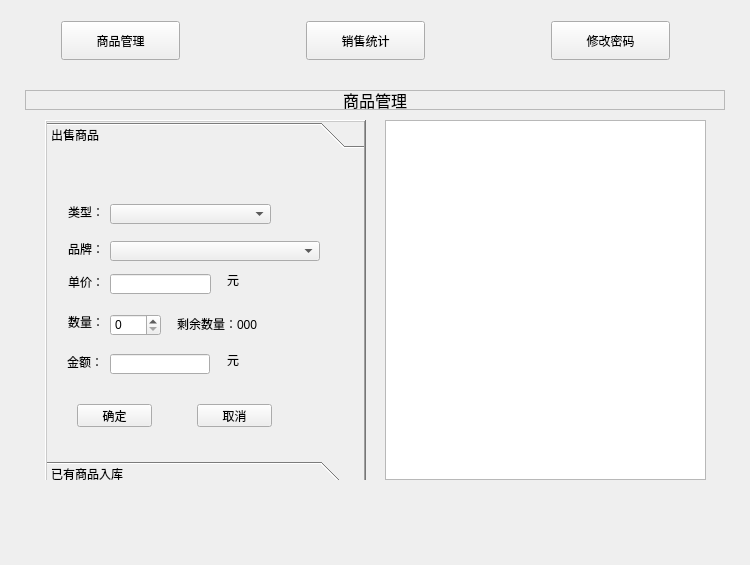
<?xml version="1.0" encoding="UTF-8"?>
<ui version="4.0">
 <class>Widget</class>
 <widget class="QWidget" name="Widget">
  <property name="geometry">
   <rect>
    <x>0</x>
    <y>0</y>
    <width>750</width>
    <height>565</height>
   </rect>
  </property>
  <property name="windowTitle">
   <string>数据管理系统</string>
  </property>
  <widget class="QWidget" name="layoutWidget">
   <property name="geometry">
    <rect>
     <x>50</x>
     <y>10</y>
     <width>631</width>
     <height>61</height>
    </rect>
   </property>
   <layout class="QHBoxLayout" name="horizontalLayout">
    <property name="sizeConstraint">
     <enum>QLayout::SetDefaultConstraint</enum>
    </property>
    <item>
     <widget class="QPushButton" name="manageBtn">
      <property name="sizePolicy">
       <sizepolicy hsizetype="Expanding" vsizetype="Expanding">
        <horstretch>0</horstretch>
        <verstretch>0</verstretch>
       </sizepolicy>
      </property>
      <property name="text">
       <string>商品管理</string>
      </property>
     </widget>
    </item>
    <item>
     <spacer name="horizontalSpacer_3">
      <property name="orientation">
       <enum>Qt::Horizontal</enum>
      </property>
      <property name="sizeHint" stdset="0">
       <size>
        <width>40</width>
        <height>20</height>
       </size>
      </property>
     </spacer>
    </item>
    <item>
     <widget class="QPushButton" name="chartBtn">
      <property name="sizePolicy">
       <sizepolicy hsizetype="Expanding" vsizetype="Expanding">
        <horstretch>0</horstretch>
        <verstretch>0</verstretch>
       </sizepolicy>
      </property>
      <property name="text">
       <string>销售统计</string>
      </property>
     </widget>
    </item>
    <item>
     <spacer name="horizontalSpacer_2">
      <property name="orientation">
       <enum>Qt::Horizontal</enum>
      </property>
      <property name="sizeHint" stdset="0">
       <size>
        <width>40</width>
        <height>20</height>
       </size>
      </property>
     </spacer>
    </item>
    <item>
     <widget class="QPushButton" name="passwordBtn">
      <property name="sizePolicy">
       <sizepolicy hsizetype="Expanding" vsizetype="Expanding">
        <horstretch>0</horstretch>
        <verstretch>0</verstretch>
       </sizepolicy>
      </property>
      <property name="text">
       <string>修改密码</string>
      </property>
     </widget>
    </item>
   </layout>
  </widget>
  <widget class="QStackedWidget" name="stackedWidget">
   <property name="geometry">
    <rect>
     <x>25</x>
     <y>70</y>
     <width>700</width>
     <height>410</height>
    </rect>
   </property>
   <property name="currentIndex">
    <number>0</number>
   </property>
   <widget class="QWidget" name="managePage">
    <widget class="QLabel" name="label">
     <property name="geometry">
      <rect>
       <x>0</x>
       <y>20</y>
       <width>700</width>
       <height>20</height>
      </rect>
     </property>
     <property name="font">
      <font>
       <pointsize>12</pointsize>
      </font>
     </property>
     <property name="frameShape">
      <enum>QFrame::StyledPanel</enum>
     </property>
     <property name="text">
      <string>商品管理</string>
     </property>
     <property name="alignment">
      <set>Qt::AlignCenter</set>
     </property>
    </widget>
    <widget class="QToolBox" name="toolBox">
     <property name="geometry">
      <rect>
       <x>20</x>
       <y>50</y>
       <width>321</width>
       <height>401</height>
      </rect>
     </property>
     <property name="frameShape">
      <enum>QFrame::WinPanel</enum>
     </property>
     <property name="frameShadow">
      <enum>QFrame::Raised</enum>
     </property>
     <widget class="QWidget" name="toolBoxPage1">
      <property name="geometry">
       <rect>
        <x>0</x>
        <y>0</y>
        <width>317</width>
        <height>295</height>
       </rect>
      </property>
      <attribute name="label">
       <string>出售商品</string>
      </attribute>
      <widget class="QLabel" name="label_9">
       <property name="geometry">
        <rect>
         <x>20</x>
         <y>200</y>
         <width>36</width>
         <height>16</height>
        </rect>
       </property>
       <property name="text">
        <string>金额：</string>
       </property>
      </widget>
      <widget class="QPushButton" name="sellCancelBtn">
       <property name="geometry">
        <rect>
         <x>150</x>
         <y>250</y>
         <width>75</width>
         <height>23</height>
        </rect>
       </property>
       <property name="text">
        <string>取消</string>
       </property>
      </widget>
      <widget class="QLabel" name="label_6">
       <property name="geometry">
        <rect>
         <x>21</x>
         <y>50</y>
         <width>36</width>
         <height>16</height>
        </rect>
       </property>
       <property name="text">
        <string>类型：</string>
       </property>
      </widget>
      <widget class="QLabel" name="label_7">
       <property name="geometry">
        <rect>
         <x>21</x>
         <y>87</y>
         <width>36</width>
         <height>16</height>
        </rect>
       </property>
       <property name="text">
        <string>品牌：</string>
       </property>
      </widget>
      <widget class="QComboBox" name="sellTypeComboBox">
       <property name="geometry">
        <rect>
         <x>63</x>
         <y>50</y>
         <width>161</width>
         <height>20</height>
        </rect>
       </property>
       <property name="sizePolicy">
        <sizepolicy hsizetype="Expanding" vsizetype="Fixed">
         <horstretch>0</horstretch>
         <verstretch>0</verstretch>
        </sizepolicy>
       </property>
      </widget>
      <widget class="QComboBox" name="sellBrandComboBox">
       <property name="geometry">
        <rect>
         <x>63</x>
         <y>87</y>
         <width>210</width>
         <height>20</height>
        </rect>
       </property>
       <property name="sizePolicy">
        <sizepolicy hsizetype="Expanding" vsizetype="Fixed">
         <horstretch>0</horstretch>
         <verstretch>0</verstretch>
        </sizepolicy>
       </property>
      </widget>
      <widget class="QPushButton" name="sellOkBtn">
       <property name="geometry">
        <rect>
         <x>30</x>
         <y>250</y>
         <width>75</width>
         <height>23</height>
        </rect>
       </property>
       <property name="text">
        <string>确定</string>
       </property>
      </widget>
      <widget class="QLabel" name="label_8">
       <property name="geometry">
        <rect>
         <x>21</x>
         <y>160</y>
         <width>36</width>
         <height>16</height>
        </rect>
       </property>
       <property name="text">
        <string>数量：</string>
       </property>
      </widget>
      <widget class="QSpinBox" name="sellNumSpinBox">
       <property name="geometry">
        <rect>
         <x>63</x>
         <y>160</y>
         <width>51</width>
         <height>22</height>
        </rect>
       </property>
      </widget>
      <widget class="QLineEdit" name="sellSumLineEdit">
       <property name="geometry">
        <rect>
         <x>63</x>
         <y>200</y>
         <width>100</width>
         <height>20</height>
        </rect>
       </property>
      </widget>
      <widget class="QLabel" name="label_13">
       <property name="geometry">
        <rect>
         <x>180</x>
         <y>200</y>
         <width>54</width>
         <height>12</height>
        </rect>
       </property>
       <property name="text">
        <string>元</string>
       </property>
      </widget>
      <widget class="QLabel" name="label_24">
       <property name="geometry">
        <rect>
         <x>21</x>
         <y>120</y>
         <width>36</width>
         <height>16</height>
        </rect>
       </property>
       <property name="text">
        <string>单价：</string>
       </property>
      </widget>
      <widget class="QLineEdit" name="sellPriceLineEdit">
       <property name="geometry">
        <rect>
         <x>63</x>
         <y>120</y>
         <width>101</width>
         <height>20</height>
        </rect>
       </property>
      </widget>
      <widget class="QLabel" name="label_25">
       <property name="geometry">
        <rect>
         <x>180</x>
         <y>120</y>
         <width>54</width>
         <height>12</height>
        </rect>
       </property>
       <property name="text">
        <string>元</string>
       </property>
      </widget>
      <widget class="QLabel" name="sellLastNumLabel">
       <property name="geometry">
        <rect>
         <x>130</x>
         <y>160</y>
         <width>111</width>
         <height>20</height>
        </rect>
       </property>
       <property name="text">
        <string>剩余数量：000</string>
       </property>
      </widget>
     </widget>
     <widget class="QWidget" name="page_3">
      <property name="geometry">
       <rect>
        <x>0</x>
        <y>0</y>
        <width>317</width>
        <height>295</height>
       </rect>
      </property>
      <attribute name="label">
       <string>已有商品入库</string>
      </attribute>
      <widget class="QLabel" name="label_2">
       <property name="geometry">
        <rect>
         <x>21</x>
         <y>50</y>
         <width>36</width>
         <height>16</height>
        </rect>
       </property>
       <property name="text">
        <string>类型：</string>
       </property>
      </widget>
      <widget class="QLabel" name="label_5">
       <property name="geometry">
        <rect>
         <x>21</x>
         <y>87</y>
         <width>36</width>
         <height>16</height>
        </rect>
       </property>
       <property name="text">
        <string>品牌：</string>
       </property>
      </widget>
      <widget class="QLabel" name="label_10">
       <property name="geometry">
        <rect>
         <x>21</x>
         <y>120</y>
         <width>36</width>
         <height>16</height>
        </rect>
       </property>
       <property name="text">
        <string>单价：</string>
       </property>
      </widget>
      <widget class="QLabel" name="label_11">
       <property name="geometry">
        <rect>
         <x>21</x>
         <y>160</y>
         <width>36</width>
         <height>16</height>
        </rect>
       </property>
       <property name="text">
        <string>数量：</string>
       </property>
      </widget>
      <widget class="QPushButton" name="goodsOkBtn">
       <property name="geometry">
        <rect>
         <x>30</x>
         <y>250</y>
         <width>75</width>
         <height>23</height>
        </rect>
       </property>
       <property name="text">
        <string>确定</string>
       </property>
      </widget>
      <widget class="QPushButton" name="goodsCancelBtn">
       <property name="geometry">
        <rect>
         <x>150</x>
         <y>250</y>
         <width>75</width>
         <height>23</height>
        </rect>
       </property>
       <property name="text">
        <string>取消</string>
       </property>
      </widget>
      <widget class="QComboBox" name="goodsTypeComboBox">
       <property name="geometry">
        <rect>
         <x>63</x>
         <y>50</y>
         <width>151</width>
         <height>20</height>
        </rect>
       </property>
      </widget>
      <widget class="QLineEdit" name="goodsPriceLineEdit">
       <property name="geometry">
        <rect>
         <x>63</x>
         <y>120</y>
         <width>100</width>
         <height>20</height>
        </rect>
       </property>
      </widget>
      <widget class="QComboBox" name="goodsBrandComboBox">
       <property name="geometry">
        <rect>
         <x>63</x>
         <y>87</y>
         <width>210</width>
         <height>20</height>
        </rect>
       </property>
      </widget>
      <widget class="QLabel" name="label_12">
       <property name="geometry">
        <rect>
         <x>180</x>
         <y>120</y>
         <width>54</width>
         <height>12</height>
        </rect>
       </property>
       <property name="text">
        <string>元</string>
       </property>
      </widget>
      <widget class="QLineEdit" name="goodsSumLineEdit">
       <property name="geometry">
        <rect>
         <x>63</x>
         <y>200</y>
         <width>100</width>
         <height>20</height>
        </rect>
       </property>
      </widget>
      <widget class="QLabel" name="label_19">
       <property name="geometry">
        <rect>
         <x>179</x>
         <y>200</y>
         <width>54</width>
         <height>12</height>
        </rect>
       </property>
       <property name="text">
        <string>元</string>
       </property>
      </widget>
      <widget class="QLabel" name="label_20">
       <property name="geometry">
        <rect>
         <x>20</x>
         <y>200</y>
         <width>36</width>
         <height>16</height>
        </rect>
       </property>
       <property name="text">
        <string>金额：</string>
       </property>
      </widget>
      <widget class="QSpinBox" name="goodsNumSpinBox">
       <property name="geometry">
        <rect>
         <x>63</x>
         <y>160</y>
         <width>61</width>
         <height>20</height>
        </rect>
       </property>
      </widget>
     </widget>
     <widget class="QWidget" name="page_5">
      <property name="geometry">
       <rect>
        <x>0</x>
        <y>0</y>
        <width>317</width>
        <height>295</height>
       </rect>
      </property>
      <attribute name="label">
       <string>新商品入库</string>
      </attribute>
      <widget class="QSpinBox" name="newNumSpinBox">
       <property name="geometry">
        <rect>
         <x>63</x>
         <y>160</y>
         <width>61</width>
         <height>20</height>
        </rect>
       </property>
      </widget>
      <widget class="QLabel" name="label_14">
       <property name="geometry">
        <rect>
         <x>21</x>
         <y>120</y>
         <width>36</width>
         <height>16</height>
        </rect>
       </property>
       <property name="text">
        <string>单价：</string>
       </property>
      </widget>
      <widget class="QLabel" name="label_15">
       <property name="geometry">
        <rect>
         <x>21</x>
         <y>160</y>
         <width>36</width>
         <height>16</height>
        </rect>
       </property>
       <property name="text">
        <string>数量：</string>
       </property>
      </widget>
      <widget class="QLineEdit" name="newPriceLineEdit">
       <property name="geometry">
        <rect>
         <x>63</x>
         <y>120</y>
         <width>81</width>
         <height>20</height>
        </rect>
       </property>
      </widget>
      <widget class="QComboBox" name="newTypeComboBox">
       <property name="geometry">
        <rect>
         <x>63</x>
         <y>50</y>
         <width>151</width>
         <height>20</height>
        </rect>
       </property>
      </widget>
      <widget class="QLabel" name="label_16">
       <property name="geometry">
        <rect>
         <x>21</x>
         <y>50</y>
         <width>36</width>
         <height>16</height>
        </rect>
       </property>
       <property name="text">
        <string>类型：</string>
       </property>
      </widget>
      <widget class="QLabel" name="label_17">
       <property name="geometry">
        <rect>
         <x>160</x>
         <y>120</y>
         <width>54</width>
         <height>12</height>
        </rect>
       </property>
       <property name="text">
        <string>元</string>
       </property>
      </widget>
      <widget class="QPushButton" name="newCancelBtn">
       <property name="geometry">
        <rect>
         <x>150</x>
         <y>250</y>
         <width>75</width>
         <height>23</height>
        </rect>
       </property>
       <property name="text">
        <string>取消</string>
       </property>
      </widget>
      <widget class="QLabel" name="label_18">
       <property name="geometry">
        <rect>
         <x>21</x>
         <y>87</y>
         <width>36</width>
         <height>16</height>
        </rect>
       </property>
       <property name="text">
        <string>品牌：</string>
       </property>
      </widget>
      <widget class="QPushButton" name="newOkBtn">
       <property name="geometry">
        <rect>
         <x>30</x>
         <y>250</y>
         <width>75</width>
         <height>23</height>
        </rect>
       </property>
       <property name="text">
        <string>确定</string>
       </property>
      </widget>
      <widget class="QLineEdit" name="newBrandlineEdit">
       <property name="geometry">
        <rect>
         <x>63</x>
         <y>87</y>
         <width>210</width>
         <height>20</height>
        </rect>
       </property>
      </widget>
      <widget class="QLineEdit" name="newSumLineEdit">
       <property name="geometry">
        <rect>
         <x>62</x>
         <y>200</y>
         <width>100</width>
         <height>20</height>
        </rect>
       </property>
      </widget>
      <widget class="QLabel" name="label_21">
       <property name="geometry">
        <rect>
         <x>179</x>
         <y>200</y>
         <width>54</width>
         <height>12</height>
        </rect>
       </property>
       <property name="text">
        <string>元</string>
       </property>
      </widget>
      <widget class="QLabel" name="label_22">
       <property name="geometry">
        <rect>
         <x>20</x>
         <y>200</y>
         <width>36</width>
         <height>16</height>
        </rect>
       </property>
       <property name="text">
        <string>金额：</string>
       </property>
      </widget>
     </widget>
    </widget>
    <widget class="QListWidget" name="dailyList">
     <property name="geometry">
      <rect>
       <x>360</x>
       <y>50</y>
       <width>321</width>
       <height>360</height>
      </rect>
     </property>
     <property name="editTriggers">
      <set>QAbstractItemView::NoEditTriggers</set>
     </property>
    </widget>
   </widget>
   <widget class="QWidget" name="chartPage">
    <widget class="QLabel" name="label_3">
     <property name="geometry">
      <rect>
       <x>0</x>
       <y>20</y>
       <width>700</width>
       <height>20</height>
      </rect>
     </property>
     <property name="font">
      <font>
       <pointsize>12</pointsize>
      </font>
     </property>
     <property name="frameShape">
      <enum>QFrame::StyledPanel</enum>
     </property>
     <property name="text">
      <string>销售统计</string>
     </property>
     <property name="alignment">
      <set>Qt::AlignCenter</set>
     </property>
    </widget>
    <widget class="QComboBox" name="typeComboBox">
     <property name="geometry">
      <rect>
       <x>10</x>
       <y>50</y>
       <width>191</width>
       <height>22</height>
      </rect>
     </property>
    </widget>
    <widget class="QPushButton" name="updateBtn">
     <property name="geometry">
      <rect>
       <x>210</x>
       <y>50</y>
       <width>75</width>
       <height>23</height>
      </rect>
     </property>
     <property name="text">
      <string>更新显示</string>
     </property>
    </widget>
   </widget>
  </widget>
 </widget>
 <layoutdefault spacing="6" margin="11"/>
 <resources/>
 <connections/>
</ui>
